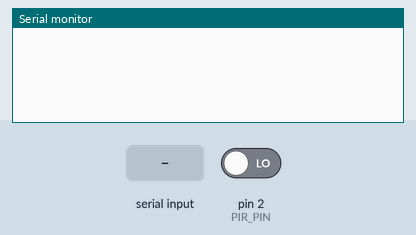
Recording of a sketch running on a simulated Arduino Uno, built with avr-gcc and run on an emulated ATmega328P. On the bench: the last lines printed to the serial monitor. The test bench sets the inputs (shaded band); at power-on: pin 2 (PIR_PIN) LOW.

Above: at 1.2 s.
1.3 s: "PIR_ON\n" received over Serial
At 2.6 s:
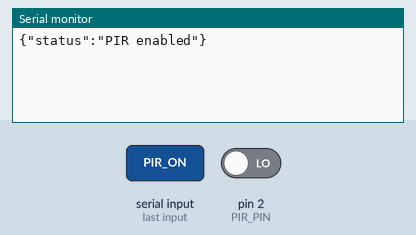
2.9 s: pin 2 (PIR_PIN) driven HIGH
At 3.8 s:
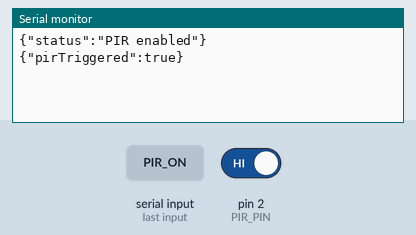
5.5 s: "PIR_OFF\n" received over Serial
At 7.6 s:
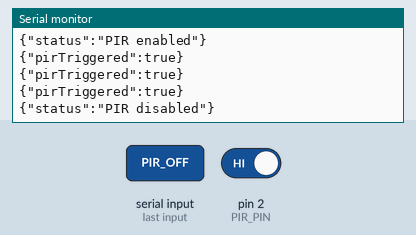

The sketch:

arduino.ino
```cpp
const int PIR_PIN = 2;  // Change to your actual PIN
bool pirEnabled = false;

void setup() {
  Serial.begin(9600);
  pinMode(PIR_PIN, INPUT);
}

void loop() {
  // Check for commands from Node.js
  if (Serial.available() > 0) {
    String command = Serial.readStringUntil('\n');
    command.trim();

    if (command == "PIR_ON") {
      pirEnabled = true;
      Serial.println("{\"status\":\"PIR enabled\"}");
    }
    else if (command == "PIR_OFF") {
      pirEnabled = false;
      Serial.println("{\"status\":\"PIR disabled\"}");
    }
  }

  // Only check PIR if enabled
  if (pirEnabled) {
    int pirValue = digitalRead(PIR_PIN);
    if (pirValue == HIGH) {
      Serial.println("{\"pirTriggered\":true}");
      delay(1000);  // Debounce
    }
  }

  delay(100);  // Small delay to prevent serial buffer overflow
} 
```

Measured:
- after the input at 1.3 s, the serial monitor: prints a new line after 0.10 s (image 1)
- after the input at 2.9 s, the serial monitor: prints a new line at once (image 2)
- after the input at 5.5 s, the serial monitor: prints a new line after 0.70 s (image 3)
